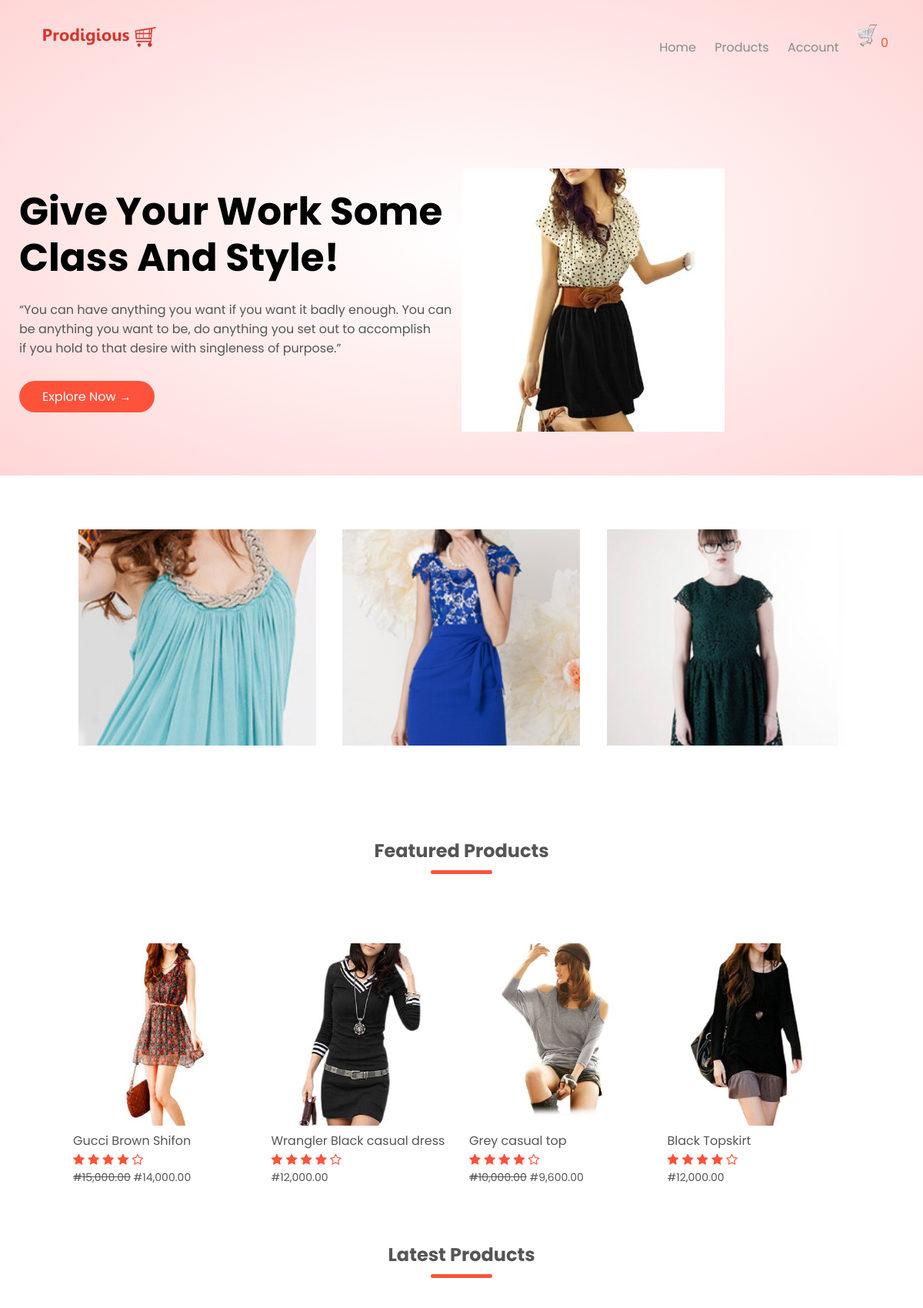
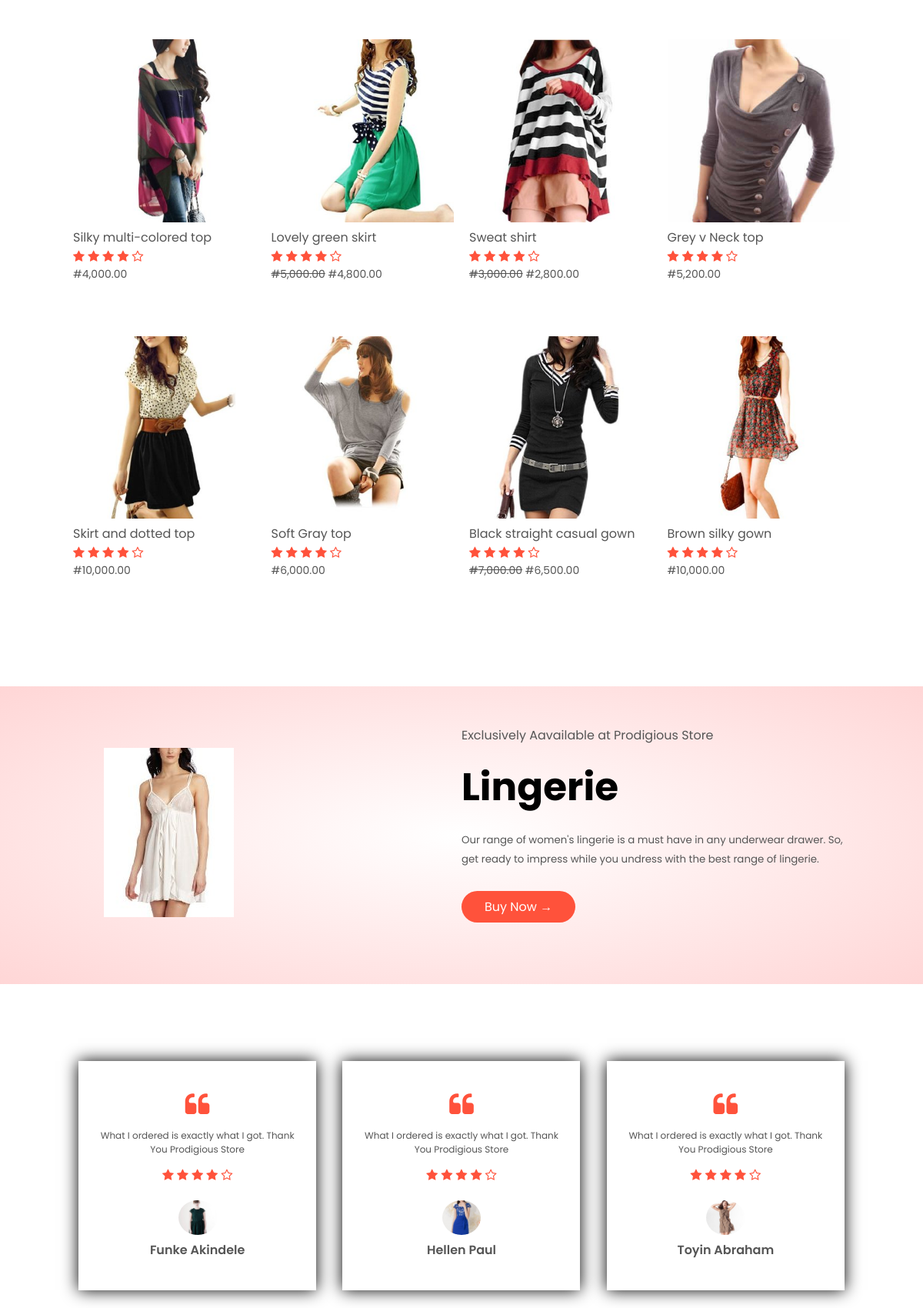
The page / (upper part) on the database its author committed (2 pictures, top to bottom).
### home/models.py (models this page shows, shortened)
class Setting(models.Model):
    STATUS =(
        ('True', 'True'),
        ('False', 'False'),
    )
    title = models.CharField(max_length=100)
    keywords = models.CharField(max_length=255)
    description = models.CharField(max_length=255, null=True)
    company = models.CharField(max_length=50, null=True)
    address = models.CharField( max_length=100)
    phone = models.CharField( null=True, max_length=15)
    email = models.CharField(blank=True, max_length=50)
    icon = models.ImageField(blank=True,null=True,  upload_to='images/')
    logo = models.ImageField(blank=True,null=True, upload_to='images/')
    cart_icon = models.ImageField(blank=True,null=True, upload_to='images/')
    menu_icon = models.ImageField(blank=True,null=True, upload_to='images/')
    facebook = models.CharField(blank=True, max_length=50)
    instagram = models.CharField(blank=True, max_length=50)
    twitter = models.CharField(blank=True, max_length=50)
    created_at = models.DateTimeField(auto_now_add=True)
    updated_at = models.DateTimeField(auto_now=True)
    about =RichTextUploadingField(blank=True)
    about2 =RichTextUploadingField(blank=True)
    contact =RichTextUploadingField(blank=True)
    status = models.CharField(max_length=10, choices=STATUS)

### product/models.py (models this page shows, shortened)
class Product(models.Model):
    STATUS =(
        ('True', 'True'),
        ('False', 'False'),
    )
    AVAILABLE =(
        ('In Stock', 'In Stock'),
        ('Out Of Stock', 'Out Of Stock'),
        ('ReStocked', 'ReStocked'),
    )
    category = models.ForeignKey(Category, on_delete=models.DO_NOTHING)
    title = models.CharField(max_length=150, blank=True)
    keywords = models.CharField(max_length=255)
    description = models.CharField(max_length=255)
    image= models.ImageField(blank=True, upload_to='images/')
    price = models.FloatField(null=True, blank=True)
    sizes = models.CharField(max_length=30, null=True, default='Large')
    discount_price= models.FloatField(blank=True, null=True)
    available= models.CharField(choices=AVAILABLE, max_length=15, default='In Stock')
    quantity_instock = models.IntegerField(null=True, blank=True, default=1000)
    minquantity = models.IntegerField(blank=True)
    amount = models.IntegerField(null=True, blank=True)
    status = models.CharField(max_length=10, choices=STATUS)
    slug = models.SlugField(null=False, unique=True)
    created_at = models.DateTimeField(auto_now_add=True)
    updated_at = models.DateTimeField(auto_now=True)
    featured = models.BooleanField(blank=True)
    latest = models.BooleanField(blank=True)
    banner = models.BooleanField(blank=True)
    offer = models.BooleanField(blank=True)
    detail = RichTextUploadingField()
    def image_tag(self):
        return mark_safe('<img src="{}" height="50"/>'.format(self.image.url))
    image_tag.short_description = 'Image'

class Category(models.Model):
    STATUS =(
        ('True', 'True'),
        ('False', 'False'),
    )
    title = models.CharField(max_length=150)
    image = models.ImageField(blank=True, upload_to='images/')
    status = models.CharField(max_length=10, choices=STATUS)
    slug = models.SlugField(null=False, unique=True)
    created_at = models.DateTimeField(auto_now_add=True)

### home/views.py (the view)
# urls.py: path('', views.index, name='index'),
def index(request):
    setting= Setting.objects.get(pk=1)
    brands = Brand.objects.all()
    banner = Product.objects.get(banner=True)
    offer = Product.objects.get(offer=True)
    category = Category.objects.all()[:3]
    featured = Product.objects.filter(featured= True)
    latest = Product.objects.filter(latest= True)[:4]
    latest2 = Product.objects.filter(latest= True).order_by('-id')[:4]
    context={
        'setting':setting,
        'brands': brands,
        'banner': banner,
        'offer': offer,
        'category': category,
        'featured': featured,
        'latest': latest,
        'latest2': latest2,
    }
    return render(request, 'index.html', context)

### home/context_processor.py (called while the page is built)
def cartcount(request):
    cartcount = ShopCart.objects.filter(order_placed=False).filter(user__username=request.user.username)
    total_quantity = 0
    for item in cartcount:
        total_quantity += item.quantity
    context = {'itemcount':total_quantity}
    return context

### home/templates/index.html (shortened to what this page needs)
    {% extends 'base.html' %}
    {% load static %}
    {% load humanize %}
    {% block header %} {% include "header.html" %} {% endblock header %}
    {% block content %} {% include "content.html" %} {% endblock content %}
    {% block offer %}  {% include "offer.html" %} {% endblock offer %}
    {% block testimonials %} {% include "testimonials.html" %} {% endblock testimonials %}

### home/templates/header.html (shortened to what this page needs)
<div class="headermain">
    <div class="container">
        <div class="header">
            <div class="logo">
                <a href="{% url 'index' %}"><img src="{{setting.logo.url}}" alt="company logo here"></a>
            </div>
            <div class="navbar">
                <ul id="MenuItems">
                        <li><a href="{% url 'index' %}">Home</a></li>
                        <li><a href="{% url 'category' %}">Products</a></li>
                    {% if user.id is not None %}
                        <li style="color: #fff">
                            <a href="{% url 'user' %}">Welcome!
                                {% if request.user.first_name %}
                                    {{request.user.first_name}}
                                {% else %}
                                    {{request.user.username}}
                                {% endif %}
                        </a>
                        </li>
                        <li><a href="{% url 'logoutfunc' %}">Logout</a></li>
                        <li><a href="{% url 'userpassword' %}">Change Password</a></li>
                    {% else %}
                        <li><a href="{% url 'accountform' %}">Account</a></li>
                    {% endif %}
                </ul>
            </div>
            <a href="{% url 'order:shopcart' %}"><img src="{{setting.cart_icon.url}}" alt="shop cart" width="30px" height="30px">
                {% if itemcount > 0 %}
                    <span style="color: #ff523b" class="badge red z-depth-1 mr-1">{{ itemcount }}</span>
                {% else %}
                    <span style="color: #ff523b" class="badge red z-depth-1 mr-1">0</span>
                {% endif %}
            </a>
        </div>
        <div class="row">
            <div class="col-2">
                <h1>Give Your Work Some <br> Class And Style!</h1>
                <p>“You can have anything you want if you want it badly enough. You can  <br>be anything
                     you want to be, do anything you set out to accomplish <br>
                      if you hold to that desire with singleness of purpose.”
                </p>
                    <a href="{% url 'category' %}" class="buttons">Explore Now &#8594;</a>
            </div>
            <div class="col-2">
                <img src="{{banner.image.url}}">
            </div>
        </div>
    </div>
</div>

### home/templates/content.html
{% load humanize %}
    <div class="categories">
        <div class="small-container">
            <div class="row">
                {% if category %}
                    {% for item in category %}
                        <div class="col-3">
                            <a href="{% url 'product_list' item.id item.slug %}"><img src="{{ item.image.url}}"></a>
                        </div>
                    {% endfor %}
                {% endif %}
            </div>
        </div>
    </div>
    <div class="small-container">
        <h2 class="title">Featured Products</h2>
        <div class="row">
        {% if featured %}
            {% for item in featured %}
                <div class="col-4">
                    <a href="{% url 'prod_detail' item.id item.slug %}"><img src="{{ item.image.url}}"></a>
                    <a href="{% url 'prod_detail' item.id item.slug %}"><h4>{{item.title}}</h4></a>
                    <div class="rating">
                        <i class="fa fa-star"></i>
                        <i class="fa fa-star"></i>
                        <i class="fa fa-star"></i>
                        <i class="fa fa-star"></i>
                        <i class="fa fa-star-o"></i>
                    </div>
                    <p class="price">
                        {% if item.discount_price %}
                            <del>#{{item.price | floatformat:2 | intcomma}}</del>
                            <span>#{{ item.discount_price | floatformat:2 | intcomma }}</span>
                        {% else %}
                            <span>#{{ item.price | floatformat:2 | intcomma}}</span>
                        {% endif %}
                    </p>
                </div>
            {% endfor %}
        {% endif %}
        </div>
        <h2 class="title">Latest Products</h2>
        <div class="row">
            {% if latest %}
                {% for item in latest %}
                    <div class="col-4">
                        <a href="{% url 'prod_detail' item.id item.slug %}"><img src="{{ item.image.url}}"></a>
                        <a href="{% url 'prod_detail' item.id item.slug %}"><h4>{{item.title}}</h4></a>
                        <div class="rating">
                            <i class="fa fa-star"></i>
                            <i class="fa fa-star"></i>
                            <i class="fa fa-star"></i>
                            <i class="fa fa-star"></i>
                            <i class="fa fa-star-o"></i>
                        </div>
                        <p class="price">
                            {% if item.discount_price %}
                                <del>#{{item.price | floatformat:2 | intcomma}}</del>
                                <span>#{{ item.discount_price | floatformat:2 | intcomma }}</span>
                            {% else %}
                                <span>#{{ item.price | floatformat:2 | intcomma}}</span>
                            {% endif %}
                        </p>
                    </div>
                {% endfor %}
            {% endif %}
        </div>
        <div class="row">
            {% if latest2 %}
                {% for item in latest2 %}
                    <div class="col-4">
                        <a href="{% url 'prod_detail' item.id item.slug %}"><img src="{{ item.image.url}}"></a>
                        <a href="{% url 'prod_detail' item.id item.slug %}"><h4>{{item.title}}</h4></a>
                        <div class="rating">
                            <i class="fa fa-star"></i>
                            <i class="fa fa-star"></i>
                            <i class="fa fa-star"></i>
                            <i class="fa fa-star"></i>
                            <i class="fa fa-star-o"></i>
                        </div>
                        <p class="price">
                            {% if item.discount_price %}
                                <del>#{{item.price | floatformat:2 | intcomma}}</del>
                                <span>#{{ item.discount_price | floatformat:2 | intcomma }}</span>
                            {% else %}
                                <span>#{{ item.price | floatformat:2 | intcomma}}</span>
                            {% endif %}
                        </p>
                    </div>
                {% endfor %}
            {% endif %}
        </div>
    </div>

### home/templates/offer.html
    <div class="offer">
        <div class="small-container">
            <div class="row">
                <div class="col-2">
                    <img src="{{offer.image.url}}" class="offer-img">
                </div>
                <div class="col-2">
                    <p>Exclusively Aavailable at Prodigious Store</p>
                    <h1>Lingerie </h1>
                    <small>
                        Our range of women's lingerie is a must have in any underwear drawer.
                        So, get ready to impress while you undress with the best range of lingerie.
                    </small>
                    <a href="{% url 'category' %}" class="buttons">Buy Now &#8594;</a>
                </div>
            </div>
        </div>
    </div>

### home/static/css/main.css (style rules this page uses)
* { padding: 0; margin: 0; box-sizing: border-box; }
body { font-family: 'Poppins', sans-serif; }
.headermain { background: radial-gradient(#fff, #ffd6d6); }
.container { max-width: 1300px; margin: auto; padding: 0 25px; }
.header { display: flex; align-items: center; padding: 20px; }
.logo { width: 100px; }
.logo img { width: 170px; }
.navbar { flex: 1; text-align: right; }
.navbar li { display: inline-block; margin-right: 20px; }
a { text-decoration: none; color: #555; }
p { color: #555; }
.row { display: flex; align-items: center; flex-wrap: wrap; justify-content: space-around; }
.headermain .row { margin: 70px 0; }
.col-2 { flex-basis: 50%; min-width: 300px; }
.col-2 img { max-width: 100%; padding: 50px 0; }
.col-2 h1 { font-size: 50px; line-height: 60px; margin: 25px 0; }
.buttons { display: inline-block; background: #ff523b; color: white; text-decoration: none; padding: 8px 30px; margin: 30px 0; border-radius: 30px; }
.categories { margin: 70px 0; }
.small-container { max-width: 1080px; margin: auto; padding: 0 25px; }
.col-3 { flex-basis: 30%; min-width: 250px; margin-bottom: 30px; }
.col-3 img { width: 100%; }
.title { text-align: center; margin: 0 auto 80px; position: relative; line-height: 60px; color: #555; }
.col-4 { flex-basis: 25%; padding: 10px; min-width: 200px; margin-bottom: 50px; transition: transform 0.5s; }
.col-4 img { width: 100%; }
.title::after { content: ''; background: #ff523b; width: 80px; height: 5px; border-radius: 5px; position: absolute; bottom: 0; left: 50%; transform: translateX(-50%); }
h4 { color: #555; font-weight: normal; }
.col-4 p { font-size: 14px; }
.rating .fa { color: #ff523b; }
.offer { background: radial-gradient(#fff, #ffd6d6); margin-top: 80px; padding: 30px 0; }
.col-2 .offer-img { padding: 50px; }
small { color: #555; }
ul { list-style-type: none; }
ul li { margin-bottom: 10px; }
ul a { text-decoration: none; color: #8a8a8a; }

### rows shown on the page
Setting: logo (picture), cart_icon (picture)
Product: image (picture), title "Skirt and dotted top", price "10,000.00"
Category: image (picture)
Category: image (picture)
Category: image (picture)
Product: image (picture), title "Gucci Brown Shifon", price "15,000.00", discount_price "14,000.00"
Product: image (picture), title "Wrangler Black casual dress", price "12,000.00"
Product: image (picture), title "Grey casual top", price "10,000.00", discount_price "9,600.00"
Product: image (picture), title "Black Topskirt", price "12,000.00"
Product: image (picture), title "Silky multi-colored top", price "4,000.00"
Product: image (picture), title "Lovely green skirt", price "5,000.00", discount_price "4,800.00"
Product: image (picture), title "Sweat shirt", price "3,000.00", discount_price "2,800.00"
Product: image (picture), title "Grey v Neck top", price "5,200.00"
Product: image (picture), title "Soft Gray top", price "6,000.00"
Product: image (picture), title "Black straight casual gown", price "7,000.00", discount_price "6,500.00"
Product: image (picture), title "Brown silky gown", price "10,000.00"
Product: image (picture)
